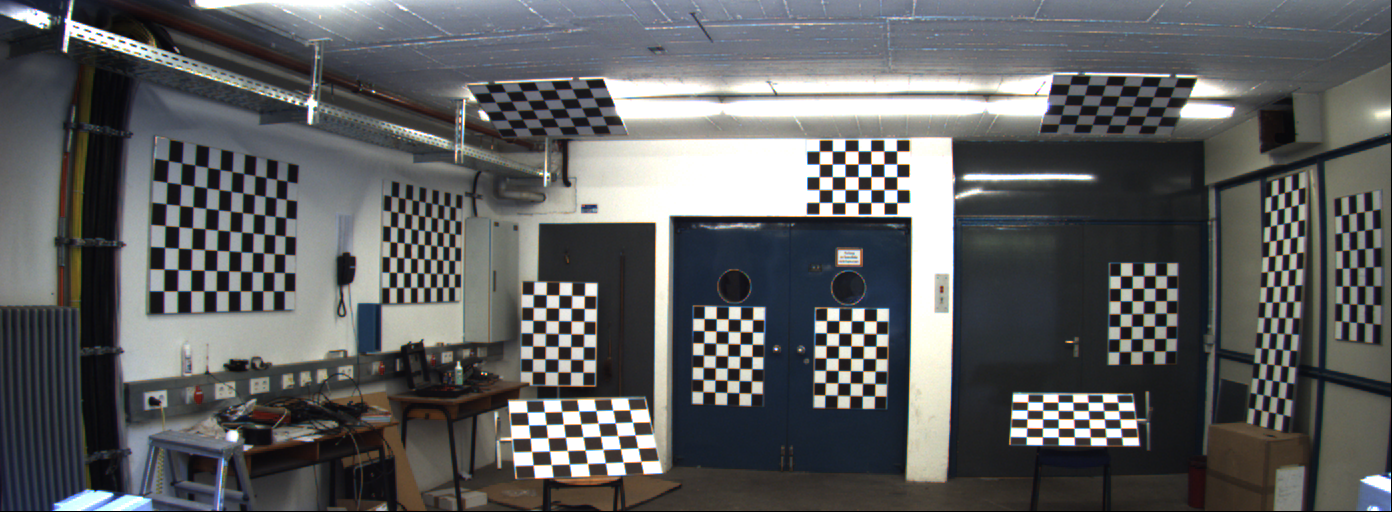
#> input picture raw_videos/final_project/calib/image_02/data/0000000000.png, 1392 x 512 px; its folder holds only this picture in this run
$ jupyter execute --allow-errors Calibration.ipynb
#> lines starting #> are read from the running program, lines starting #| are printed output that depends on the picture; after the words box and inside, x2 and y2 are one past the last pixel; in counts of white or black regions, pixels touching at a corner belong together
[cell 1]
import numpy as np
import cv2
import glob
import matplotlib.pyplot as plt

The process of calibrating an image consists of mainly 3 steps: 1) find chessboard-corners in a dataset of images containing a chessboard. 2) Use the corner points to compute a camera matrix. 3) Use the camera matrix to undistort images.

[cell 2]
# termination criteria
criteria = (cv2.TERM_CRITERIA_EPS + cv2.TERM_CRITERIA_MAX_ITER, 50, 0.01)
"""
Implement the number of vertical and horizontal corners
nb_vertical = ...
nb_horizontal = ...
"""
nb_vertical = 5
nb_horizontal = 7
# prepare object points, like (0,0,0), (1,0,0), (2,0,0) ....,(6,5,0)
objp = np.zeros((nb_horizontal*nb_vertical,3), np.float32)
objp[:,:2] = np.mgrid[0:nb_vertical,0:nb_horizontal].T.reshape(-1,2)

# Arrays to store object points and image points from all the images.
objpoints = [] # 3d point in real world space
imgpoints = [] # 2d points in image plane.

images = glob.glob('raw_videos/final_project/calib/image_02/data/*.png')
assert images


for fname in images:
    img = cv2.imread(fname)
#> img is the input picture: shape (512, 1392, 3); mean B, G, R 95.6, 95, 93.8
    gray = cv2.cvtColor(img, cv2.COLOR_BGR2GRAY)
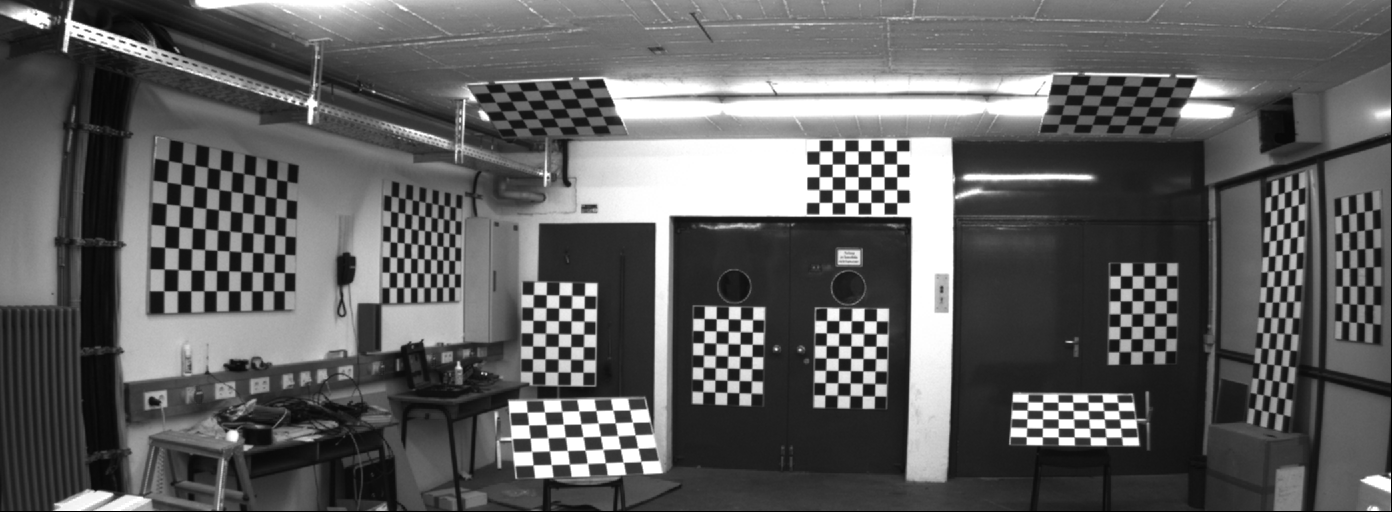
#> gray: shape (512, 1392); min 0, max 255, mean 94.7

    """
    Implement findChessboardCorners here
    ret, corners = ...
    """
    ret, corners = cv2.findChessboardCorners(gray, (nb_vertical,nb_horizontal), None)
#> ret = True; corners = 35 rows, first 8: [819.2, 202.4], [819, 189.5], [819.2, 176.7], [819.2, 164.1], [819.2, 151], [832.1, 202.4], [832.3, 189.6], [832.2, 176.7]

    # If found, add object points, image points (after refining them)
    if ret == True:
        objpoints.append(objp)

        corners2 = cv2.cornerSubPix(gray, corners, (7, 7), (-1, -1), criteria)
#> corners2 = 35 rows, first 8: [819, 202.4], [819.1, 189.6], [819.2, 176.7], [819.3, 164.1], [819.3, 151.1], [832.2, 202.4], [832.2, 189.5], [832.2, 176.7]
        imgpoints.append(corners2)

        # Draw and display the corners
        img = cv2.drawChessboardCorners(img, (nb_vertical,nb_horizontal), corners2,ret)
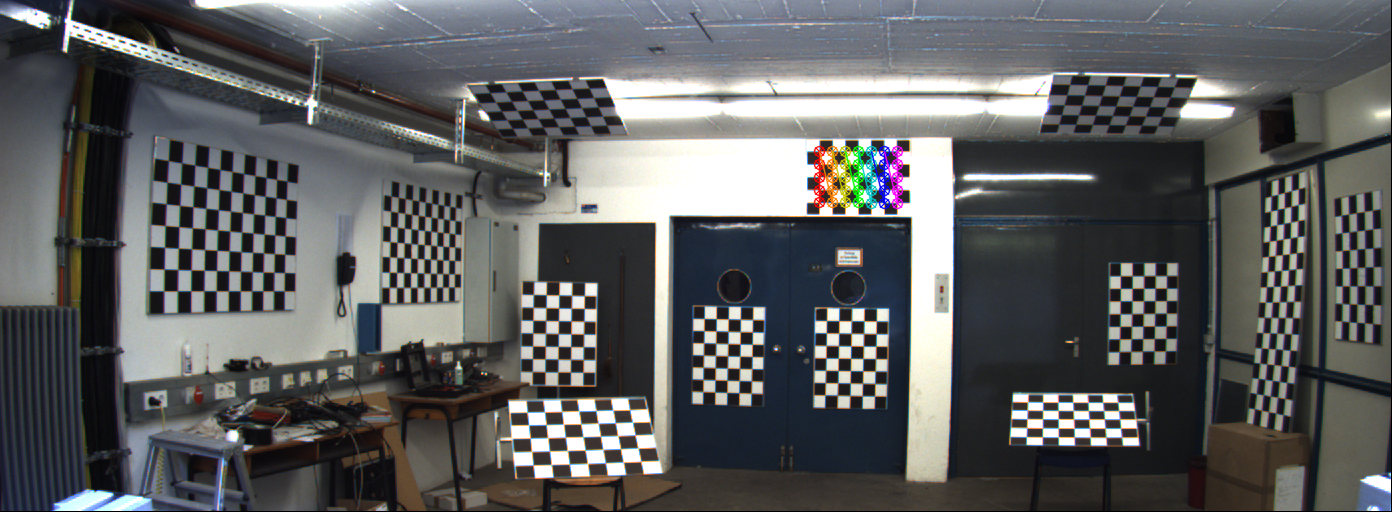
#> img: shape (512, 1392, 3); 0.63% of pixels changed, all inside (x1, y1, x2, y2) = (813, 145, 904, 210)
        cv2.imshow('img',img)
        cv2.waitKey(1000)

cv2.destroyAllWindows()

Using the extracted corners we can obtain a camera matrix that contains the information needed to undistort images

[cell 3]
ret, mtx, dist, rvecs, tvecs = cv2.calibrateCamera(objpoints, imgpoints, gray.shape[::-1], None, None)
#> ret = 0.15; mtx = [[2760.4, 0, 690.9], [0, 2665.8, 246.9], [0, 0, 1]]; dist = [[9.78, -292.9, 0.0955, -0.329, -8388.4]]; rvecs = ([-0.222, 0.0579, -1.56],); tvecs = ([9.78, -3.5, 204.2],)
img = cv2.imread('raw_videos/final_project/calib/image_02/data/0000000014.png')
#> (the rest of this cell did not finish here and is left out)
